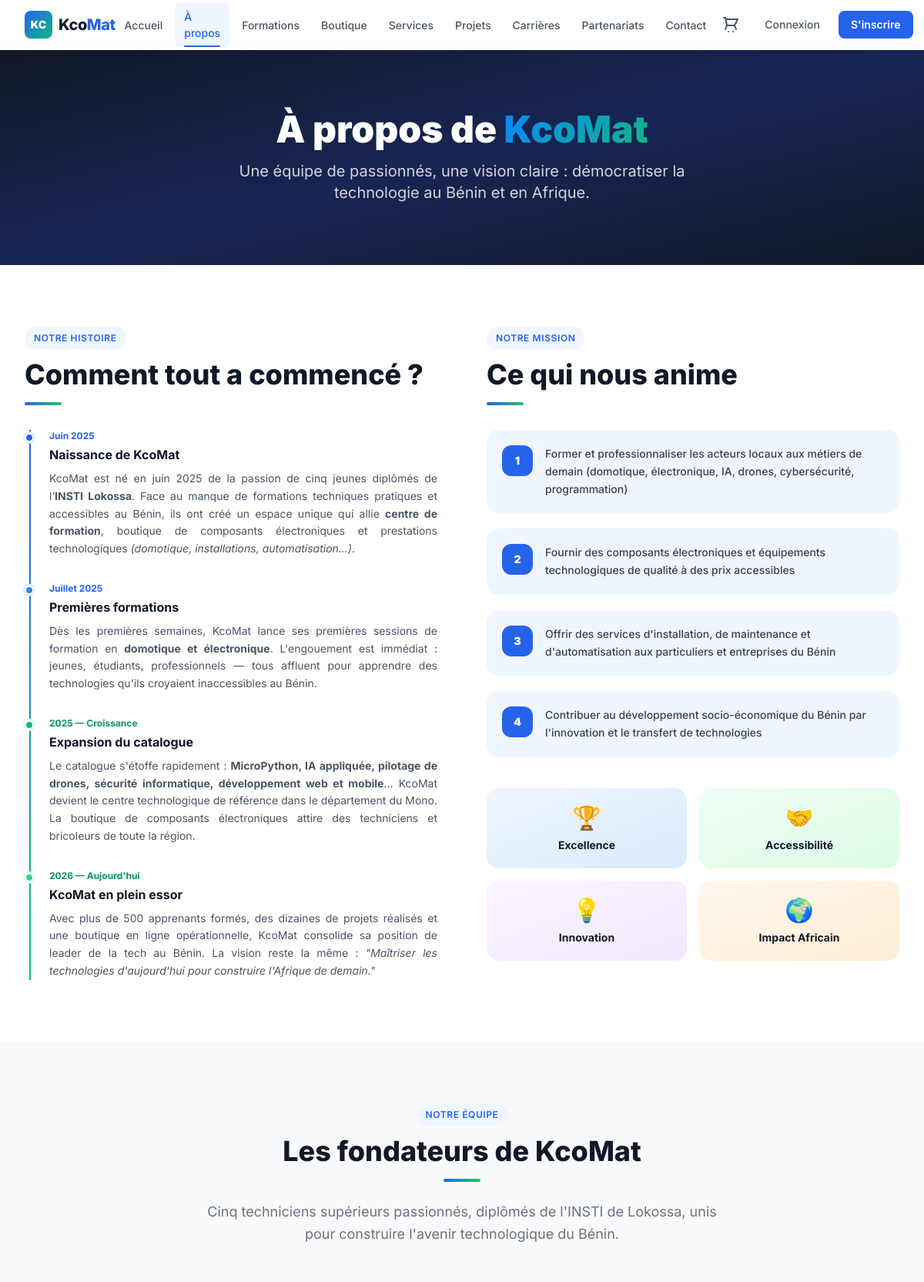
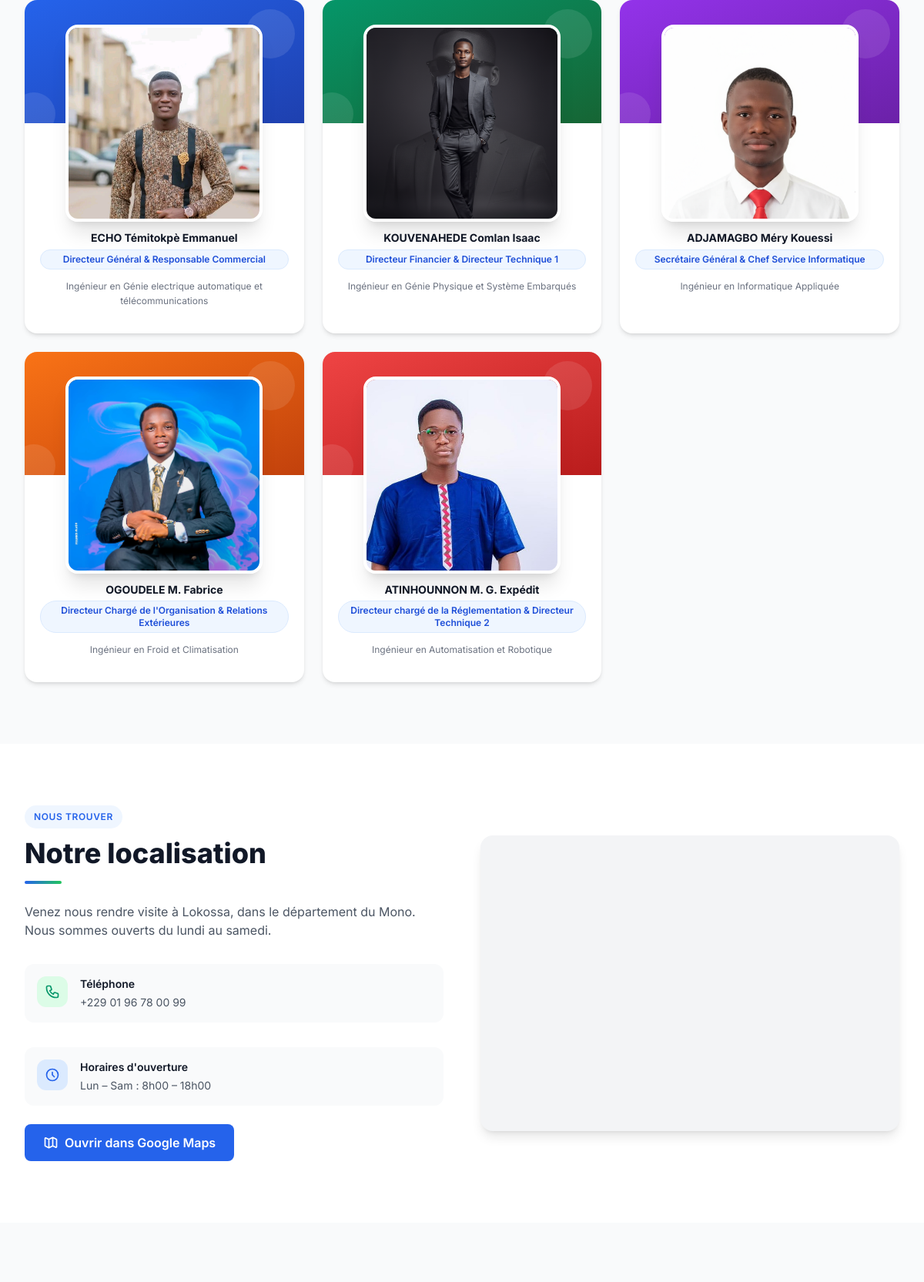
The page /a-propos/ (upper part) on the database its author committed (2 pictures, top to bottom).
### core/models.py (models this page shows, shortened)
class TeamMember(models.Model):
    nom = models.CharField(max_length=100)
    poste = models.CharField(max_length=150)
    bio = models.TextField(blank=True)
    photo = models.ImageField(upload_to='team/', blank=True, null=True)
    linkedin = models.URLField(blank=True)
    ordre = models.PositiveSmallIntegerField(default=0)
    class Meta:
        ordering = ['ordre']
        verbose_name = "Membre de l'équipe"
        verbose_name_plural = "Membres de l'équipe"

### core/views.py (the view)
# urls.py: path('a-propos/', views.a_propos, name='a_propos'),
def a_propos(request):
    membres = TeamMember.objects.all()
    ctx = {
        'membres': membres,
        'title': 'À propos de KcoMat',
    }
    return render(request, 'core/a_propos.html', ctx)

### templates/core/a_propos.html (shortened to what this page needs)
{% extends 'base.html' %}
{% load kcomat_tags %}
{% block content %}
<section class="page-hero text-center">
    <div class="max-w-4xl mx-auto px-4">
        <h1 class="text-4xl md:text-5xl font-black text-white mb-4">À propos de <span
                class="text-gradient">KcoMat</span></h1>
        <p class="text-xl text-gray-300 max-w-2xl mx-auto">
            Une équipe de passionnés, une vision claire : démocratiser la technologie au Bénin et en Afrique.
        </p>
    </div>
</section>
<section class="py-20 bg-white">
    <div class="max-w-7xl mx-auto px-4 sm:px-6 lg:px-8">
        <div class="grid lg:grid-cols-2 gap-16 items-start">
            <div>
                <div class="section-tag">Notre histoire</div>
                <h2 class="section-title mb-4">Comment tout a commencé ?</h2>
                <div class="section-divider"></div>
                <div class="mt-8 relative">
                    <div
                        class="absolute left-0 top-0 bottom-0 w-0.5 bg-gradient-to-b from-blue-600 to-green-500 ml-1.5">
                    </div>
                    <div class="space-y-8 pl-8">
                        <div class="relative">
                            <div
                                class="absolute -left-8 top-1 w-3 h-3 bg-blue-600 rounded-full border-2 border-white ring-2 ring-blue-100">
                            </div>
                            <div class="text-xs font-bold text-blue-600 mb-1">Juin 2025</div>
                            <h3 class="font-bold text-gray-900 mb-2">Naissance de KcoMat</h3>
                            <p class="text-gray-600 text-sm leading-relaxed text-justify">
                                KcoMat est né en juin 2025 de la passion de cinq jeunes diplômés de l’<strong>INSTI Lokossa</strong>.
                                Face au manque de formations techniques pratiques et accessibles au Bénin, ils ont
                                créé un espace unique qui allie <strong>centre de formation</strong>, boutique de composants
                                électroniques et prestations technologiques <em>(domotique, installations, automatisation…)</em>.
                            </p>
                        </div>
                        <div class="relative">
                            <div
                                class="absolute -left-8 top-1 w-3 h-3 bg-blue-500 rounded-full border-2 border-white ring-2 ring-blue-100">
                            </div>
                            <div class="text-xs font-bold text-blue-600 mb-1">Juillet 2025</div>
                            <h3 class="font-bold text-gray-900 mb-2">Premières formations</h3>
                            <p class="text-gray-600 text-sm leading-relaxed text-justify">
                                Dès les premières semaines, KcoMat lance ses premières sessions de formation en
                                <strong>domotique et électronique</strong>. L'engouement est immédiat : jeunes,
                                étudiants, professionnels — tous affluent pour apprendre des technologies qu'ils
                                croyaient inaccessibles au Bénin.
                            </p>
                        </div>
                        <div class="relative">
                            <div
                                class="absolute -left-8 top-1 w-3 h-3 bg-green-500 rounded-full border-2 border-white ring-2 ring-green-100">
                            </div>
                            <div class="text-xs font-bold text-green-600 mb-1">2025 — Croissance</div>
                            <h3 class="font-bold text-gray-900 mb-2">Expansion du catalogue</h3>
                            <p class="text-gray-600 text-sm leading-relaxed text-justify">
                                Le catalogue s'étoffe rapidement : <strong>MicroPython, IA appliquée, pilotage de
                                    drones, sécurité informatique, développement web et mobile</strong>... KcoMat
                                devient le centre technologique de référence dans le département du Mono. La boutique de
                                composants électroniques attire des techniciens et bricoleurs de toute la région.
                            </p>
                        </div>
                        <div class="relative">
                            <div
                                class="absolute -left-8 top-1 w-3 h-3 bg-green-400 rounded-full border-2 border-white ring-2 ring-green-100">
                            </div>
                            <div class="text-xs font-bold text-green-600 mb-1">2026 — Aujourd'hui</div>
                            <h3 class="font-bold text-gray-900 mb-2">KcoMat en plein essor</h3>
                            <p class="text-gray-600 text-sm leading-relaxed text-justify">
                                Avec plus de 500 apprenants formés, des dizaines de projets réalisés et une boutique en
                                ligne opérationnelle, KcoMat consolide sa position de leader de la tech au Bénin. La
                                vision reste la même : <em>"Maîtriser les technologies d'aujourd'hui pour construire
                                    l'Afrique de demain."</em>
                            </p>
                        </div>
                    </div>
                </div>
            </div>
            <div>
                <div class="section-tag">Notre mission</div>
                <h2 class="section-title mb-4">Ce qui nous anime</h2>
                <div class="section-divider"></div>
                <div class="mt-8 space-y-5">
                    {% for mission in "Former et professionnaliser les acteurs locaux aux métiers de demain (domotique, électronique, IA, drones, cybersécurité, programmation)|Fournir des composants électroniques et équipements technologiques de qualité à des prix accessibles|Offrir des services d'installation, de maintenance et d'automatisation aux particuliers et entreprises du Bénin|Contribuer au développement socio-économique du Bénin par l'innovation et le transfert de technologies"|split:"|" %}
                    <div
                        class="flex items-start gap-4 p-5 bg-blue-50 rounded-2xl hover:bg-blue-100 transition-colors group">
                        <div
                            class="w-10 h-10 bg-blue-600 rounded-xl flex items-center justify-center flex-shrink-0 text-white font-black text-sm group-hover:bg-blue-700 transition-colors">
                            {{ forloop.counter }}
                        </div>
                        <p class="text-gray-700 text-sm leading-relaxed font-medium">{{ mission }}</p>
                    </div>
                    {% endfor %}
                </div>
                <div class="mt-10 grid grid-cols-2 gap-4">
                    <div class="text-center p-5 bg-gradient-to-br from-blue-50 to-blue-100 rounded-2xl">
                        <div class="text-3xl mb-2">🏆</div>
                        <div class="font-bold text-gray-900 text-sm">Excellence</div>
                    </div>
                    <div class="text-center p-5 bg-gradient-to-br from-green-50 to-green-100 rounded-2xl">
                        <div class="text-3xl mb-2">🤝</div>
                        <div class="font-bold text-gray-900 text-sm">Accessibilité</div>
                    </div>
                    <div class="text-center p-5 bg-gradient-to-br from-purple-50 to-purple-100 rounded-2xl">
                        <div class="text-3xl mb-2">💡</div>
                        <div class="font-bold text-gray-900 text-sm">Innovation</div>
                    </div>
                    <div class="text-center p-5 bg-gradient-to-br from-orange-50 to-orange-100 rounded-2xl">
                        <div class="text-3xl mb-2">🌍</div>
                        <div class="font-bold text-gray-900 text-sm">Impact Africain</div>
                    </div>
                </div>
            </div>
        </div>
    </div>
</section>
<section class="py-20 bg-gray-50">
    <div class="max-w-7xl mx-auto px-4 sm:px-6 lg:px-8">
        <div class="text-center mb-12">
            <div class="section-tag mx-auto justify-center">Notre équipe</div>
            <h2 class="section-title">Les fondateurs de KcoMat</h2>
            <div class="section-divider mx-auto"></div>
            <p class="section-subtitle mx-auto text-center mt-3">
                Cinq techniciens supérieurs passionnés, diplômés de l'INSTI de Lokossa, unis pour construire l'avenir
                technologique du Bénin.
            </p>
        </div>
        {% if membres %}
        <div class="grid grid-cols-1 sm:grid-cols-2 lg:grid-cols-3 gap-6">
            {% for membre in membres %}
            <div class="group relative bg-white rounded-2xl shadow-md hover:shadow-2xl transition-all duration-300 hover:-translate-y-2 overflow-hidden flex flex-col">
                <div class="h-40 bg-gradient-to-br {% cycle 'from-blue-600 to-blue-800' 'from-green-600 to-green-800' 'from-purple-600 to-purple-800' 'from-orange-500 to-orange-700' 'from-red-500 to-red-700' %} relative flex-shrink-0">
                    <div class="absolute top-3 right-3 w-16 h-16 bg-white/10 rounded-full"></div>
                    <div class="absolute -bottom-4 -left-4 w-14 h-14 bg-white/10 rounded-full"></div>
                </div>
                <div class="flex justify-center -mt-32 relative z-10 flex-shrink-0">
                    {% if membre.photo %}
                    <img src="{{ membre.photo.url }}" alt="{{ membre.nom }}"
                        class="w-64 h-64 rounded-2xl object-cover object-top border-4 border-white shadow-xl" />
                    {% else %}
                    <div class="w-64 h-64 bg-gradient-to-br from-blue-500 to-blue-700 rounded-2xl flex items-center justify-center border-4 border-white shadow-xl">
                        <span class="text-white text-6xl font-black">{{ membre.nom|first }}</span>
                    </div>
                    {% endif %}
                </div>
                <div class="px-5 pb-5 pt-3 text-center flex flex-col flex-1">
                    <h3 class="font-bold text-gray-900 text-sm leading-tight mb-1.5">{{ membre.nom }}</h3>
                    <span class="inline-block text-xs font-semibold text-blue-700 bg-blue-50 border border-blue-100 px-2.5 py-1 rounded-full mb-3">{{ membre.poste }}</span>
                    {% if membre.bio %}
                    <p class="text-xs text-gray-500 leading-relaxed line-clamp-3 flex-1 mb-3">{{ membre.bio }}</p>
                    {% endif %}
                </div>
            </div>
            {% endfor %}
        </div>
        {% endif %}
    </div>
</section>
<section class="py-20 bg-white">
    <div class="max-w-7xl mx-auto px-4 sm:px-6 lg:px-8">
        <div class="grid lg:grid-cols-2 gap-12 items-center">
            <div>
                <div class="section-tag">Nous trouver</div>
                <h2 class="section-title mb-4">Notre localisation</h2>
                <div class="section-divider"></div>
                <p class="text-gray-600 mb-8">Venez nous rendre visite à Lokossa, dans le département du Mono. Nous
                    sommes ouverts du lundi au samedi.</p>
                <div class="space-y-8">
                    <div class="flex items-start gap-4 p-4 bg-gray-50 rounded-xl">
                        <div class="w-10 h-10 bg-green-100 rounded-xl flex items-center justify-center flex-shrink-0">
                        </div>
                        <div>
                            <div class="font-semibold text-gray-900 text-sm mb-1">Téléphone</div>
                            <a href="tel:{{ KCOMAT.phone }}"
                                class="block text-gray-600 text-sm hover:text-blue-600 transition-colors">{{ KCOMAT.phone }}
                            </a>
                        </div>
                    </div>
                    <div class="flex items-start gap-4 p-4 bg-gray-50 rounded-xl">
                        <div class="w-10 h-10 bg-blue-100 rounded-xl flex items-center justify-center flex-shrink-0">
                            <svg class="w-5 h-5 text-blue-600" fill="none" stroke="currentColor" viewBox="0 0 24 24">
                                <path stroke-linecap="round" stroke-linejoin="round" stroke-width="2"
                                    d="M12 8v4l3 3m6-3a9 9 0 11-18 0 9 9 0 0118 0z" />
                            </svg>
                        </div>
                        <div>
                            <div class="font-semibold text-gray-900 text-sm mb-1">Horaires d'ouverture</div>
                            <p class="text-gray-600 text-sm">Lun – Sam : 8h00 – 18h00</p>
                        </div>
                    </div>
                </div>
                <a href="{{ KCOMAT.maps_embed }}" target="_blank" rel="noopener"
                    class="btn-primary mt-6 px-6 py-3 inline-flex">
                    <svg class="w-5 h-5" fill="none" stroke="currentColor" viewBox="0 0 24 24">
                        <path stroke-linecap="round" stroke-linejoin="round" stroke-width="2"
                            d="M9 20l-5.447-2.724A1 1 0 013 16.382V5.618a1 1 0 011.447-.894L9 7m0 13l6-3m-6 3V7m6 10l4.553 2.276A1 1 0 0021 18.382V7.618a1 1 0 00-.553-.894L15 4m0 13V4m0 0L9 7" />
                    </svg>
                    Ouvrir dans Google Maps
                </a>
            </div>
            <div class="rounded-2xl overflow-hidden shadow-lg h-96 bg-gray-100">
                <iframe
                    src="https://maps.google.com/maps?q=KcoMat,+BP+136+Lokossa,+Agniv%C3%A8dji,+B%C3%A9nin&output=embed&hl=fr&z=16"
                    width="100%" height="100%" style="border:0;" allowfullscreen="" loading="lazy"
 title="KcoMat — Lokossa, Bénin"></iframe>
            </div>
        </div>
    </div>
</section>
{% endblock %}

### rows shown on the page
TeamMember: photo (picture), nom "ECHO Témitokpè Emmanuel", poste "Directeur Général & Responsable Commercial", bio "Ingénieur en Génie electrique automatique et télécommunications"
TeamMember: photo (picture), nom "KOUVENAHEDE Comlan Isaac", poste "Directeur Financier & Directeur Technique 1", bio "Ingénieur en Génie Physique et Système Embarqués"
TeamMember: photo (picture), nom "ADJAMAGBO Méry Kouessi", poste "Secrétaire Général & Chef Service Informatique", bio "Ingénieur en Informatique Appliquée"
TeamMember: photo (picture), nom "OGOUDELE M. Fabrice", poste "Directeur Chargé de l'Organisation & Relations Extérieures", bio "Ingénieur en Froid et Climatisation"
TeamMember: photo (picture), nom "ATINHOUNNON M. G. Expédit", poste "Directeur chargé de la Réglementation & Directeur Technique 2", bio "Ingénieur en Automatisation et Robotique"

### other values the page prints
{{ mission }} "Former et professionnaliser les acteurs locaux aux métiers de demain (domotique, électronique, IA, drones, cybersécurité, programmation)" "Fournir des composants électroniques et équipements technologiques de qualité à des prix accessibles" "Offrir des services d'installation, de maintenance et d'automatisation aux particuliers et entreprises du Bénin" "Contribuer au développement socio-économique du Bénin par l'innovation et le transfert de technologies"
{{ KCOMAT.phone }} "+229 01 96 78 00 99"
